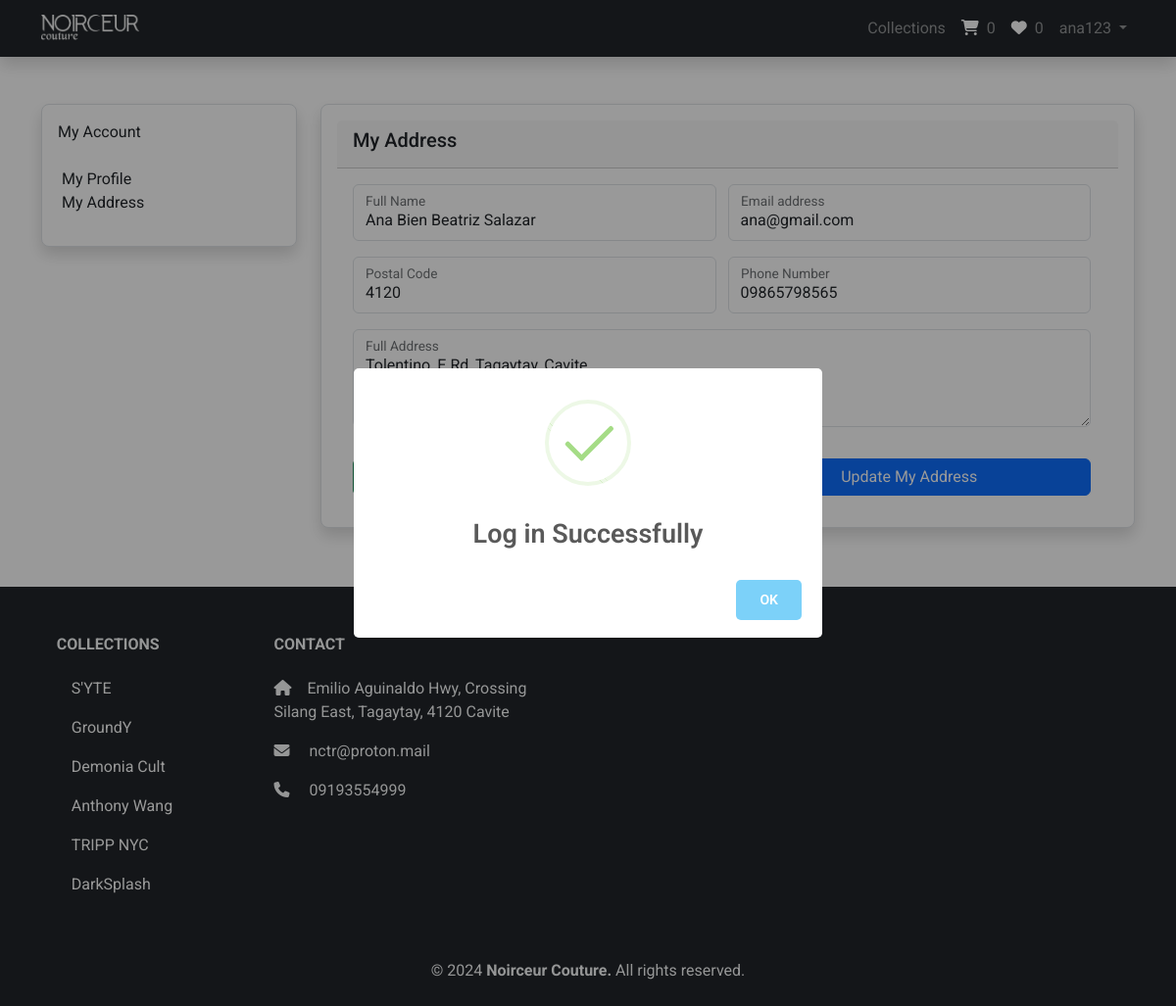
Page /myAddress.php (signed in) on the committed database.
### tables this page shows
CREATE TABLE `addresses` (
  `address_id` int(11) NOT NULL,
  `address_user_ID` int(11) DEFAULT NULL,
  `address_fullName` varchar(254) DEFAULT NULL,
  `address_email` varchar(254) DEFAULT NULL,
  `address_phone` varchar(11) DEFAULT NULL,
  `address_postal_code` varchar(254) DEFAULT NULL,
  `address_fullAddress` mediumtext DEFAULT NULL,
  `address_createdAt` timestamp NOT NULL DEFAULT current_timestamp()
);

CREATE TABLE `categories` (
  `category_id` int(11) NOT NULL,
  `category_name` varchar(254) NOT NULL,
  `category_slug` varchar(300) NOT NULL,
  `category_description` varchar(300) NOT NULL,
  `category_status` tinyint(1) NOT NULL DEFAULT 0,
  `category_popular` tinyint(1) NOT NULL DEFAULT 0,
  `category_image` varchar(300) NOT NULL,
  `category_meta_title` varchar(254) NOT NULL,
  `category_meta_description` mediumtext NOT NULL,
  `category_meta_keywords` mediumtext NOT NULL,
  `category_createdAt` timestamp NOT NULL DEFAULT current_timestamp()
);

### functions/userFunctions.php (called while the page is built, shortened)
<?php
include('config/dbcon.php');
function getAllActive($table)
{
    global $con;
    $query = "SELECT * FROM $table WHERE category_status='0'";
    $query_run = mysqli_query($con, $query);
    return $query_run;
}
function getUserAddress()
{
    global $con;
    $user_id = $_SESSION['auth_user']['user_ID'];
    $query = "SELECT a.*, u.user_ID
    FROM addresses AS a
    INNER JOIN users AS u ON a.address_user_ID = u.user_ID
    WHERE a.address_user_ID = '$user_id'";
    $result = mysqli_query($con, $query);
    return $result;
}

### myAddress.php (the view, shortened to what this page needs)
<?php include('includes/header.php');
?>
<div class="container mt-5">
    <div class="row">
        <div class="col-md-3">
            <div class="card p-3 border rounded-3 shadow">
                <div class="row">
                    <div class="card-title">
                        My Account
                    </div>
                    <div class="card-body">
                        <div>
                            <a href="myAccount.php" class="text-dark">My Profile</a>
                        </div>
                        <div>
                            <a href="#" class="text-dark">My Address</a>
                        </div>
                    </div>
                </div>
            </div>
        </div>
        <div class="col-md-9">
            <div>
                <?php
                $user = getUserAddress();
                $data = mysqli_fetch_array($user);
                $fname = isset($data['address_fullName']) ? $data['address_fullName'] : '';
                $email = isset($data['address_email']) ? $data['address_email'] : '';
                $pcode = isset($data['address_postal_code']) ? $data['address_postal_code'] : '';
                $phone = isset($data['address_phone']) ? $data['address_phone'] : '';
                ?>
                <div class="card p-3 border rounded-3 shadow">
                    <div class="card-header">
                        <h5 class="card-title">My Address</h5>
                    </div>
                    <div class="card-body">
                        <form action="authcode.php" method="POST">
                            <div class="container-fluid">
                                <div class="row">
                                    <div class="form-floating col-md-6 ps-0 mb-3">
                                        <input type="text" class="form-control" id="user_fname" name="fullName" value="<?= $fname ?>" required placeholder="nam">
                                        <label for="floatingInput">Full Name</label>
                                    </div>
                                    <div class="form-floating col-md-6 ps-0 mb-3">
                                        <input type="email" class="form-control" id="user_email" name="email" value="<?= $email ?>" required placeholder="name@example.com">
                                        <label for="floatingInput">Email address</label>
                                    </div>
                                    <div class="form-floating col-md-6 ps-0 mb-3">
                                        <input type="text" class="form-control" id="user_fname" name="postalCode" value="<?= $pcode ?>" required placeholder="nam">
                                        <label for="floatingInput">Postal Code</label>
                                    </div>
                                    <div class="form-floating col-md-6 ps-0 mb-3">
                                        <input type="number" class="form-control" id="user_email" name="phoneNumber" value="<?= $phone ?>" required placeholder="09">
                                        <label for="floatingInput">Phone Number</label>
                                    </div>
                                    <div class="form-floating col-md-12 ps-0 mb-3">
                                        <div class="form-floating ps-0 mb-3">
                                            <label for="floatingInput">Full Address</label>
                                        </div>
                                    </div>
                                    <div class="form-floating col-md-6 ps-0">
                                        <button type="submit" name="userAddAddrBtn" class="btn btn-success col-md-12">Add Address</button>
                                    </div>
                                    <div class="form-floating col-md-6 ps-0">
                                        <button type="submit" name="userUpdateAddrBtn" class="btn btn-primary col-md-12">Update My Address</button>
                                    </div>
                                </div>
                            </div>
                        </form>
                    </div>
                </div>
            </div>
        </div>
    </div>
</div>
<div style="margin-top:5%;">
    <?php include('ftr.php'); ?>
</div>
<?php include('includes/footer.php'); ?>

### ftr.php (shortened to what this page needs)
<footer class="text-center text-lg-start bg-dark text-muted">
    <section class="">
        <div class="container text-center text-md-start mt-5">
            <div class="row mt-3">
                <div class="col-md-3 col-lg-2 col-xl-2 mx-auto mb-4 text-light">
                    <h6 class="text-uppercase fw-bold mb-4">
                        Collections
                    </h6>
                    <?php
                    $categories = getAllActive("categories");
                    if (mysqli_num_rows($categories) > 0) {
                        foreach ($categories as $item) {
                    ?>
                            <div class="col-md-12 mb-3">
                                <a class="text-white" href="products.php?category=<?= $item['category_slug'] ?>">
                                    <h6></h6><?= $item['category_name'] ?></h6>
                                </a>
                            </div>
                    <?php
                        }
                    } else {
                        echo "No data available";
                    }
                    ?>
                </div>
                <div class="col-md-3  mx-auto mb-md-0 mb-4 text-light">
                    <h6 class="text-uppercase fw-bold mb-4">Contact</h6>
                    <p><i class="fas fa-home me-3"></i>Emilio Aguinaldo Hwy, Crossing Silang East, Tagaytay, 4120 Cavite</p>
                    <p>
                        <i class="fas fa-envelope me-3"></i>
                        nctr@proton.mail
                    </p>
                    <p><i class="fas fa-phone me-3"></i> 09193554999</p>
                </div>
                <div class="col-md-6  mx-auto mb-4">
                    <iframe src="https://www.google.com/maps/embed?pb=!1m18!1m12!1m3!1d967.3423122401905!2d120.96095992851185!3d14.114369299759414!2m3!1f0!2f0!3f0!3m2!1i1024!2i768!4f13.1!3m3!1m2!1s0x33bd77610323083d%3A0x1fd18cb1bcbc6319!2sHillcrest%20Plaza!5e0!3m2!1sen!2sph!4v1687276603531!5m2!1sen!2sph" class="w-100 h-100" style="border:0;" allowfullscreen="" loading="lazy"></iframe>
                </div>
            </div>
        </div>
    </section>
    <div class="text-center p-4 text-light">
        © <?= date('Y') ?>
        <a class="text-reset fw-bold" href="index.php">Noirceur Couture.</a>
        All rights reserved.
    </div>
</footer>

### includes/header.php (style rules this page uses)
* { font-family: 'Roboto', sans-serif; }
body { overflow-x: hidden; }
a { text-decoration: none; }

### rows in the picture
addresses: fullName "Ana Bien Beatriz Salazar", email "ana@gmail.com", postalCode "4120", phoneNumber "09865798565"
categories: category_name "S'YTE"
categories: category_name "GroundY"
categories: category_name "Demonia Cult"
categories: category_name "Anthony Wang"
categories: category_name "TRIPP NYC"
categories: category_name "DarkSplash"

### other values in the picture
$cartQty "0"
$_SESSION['auth_user']['user_username'] "ana123"
